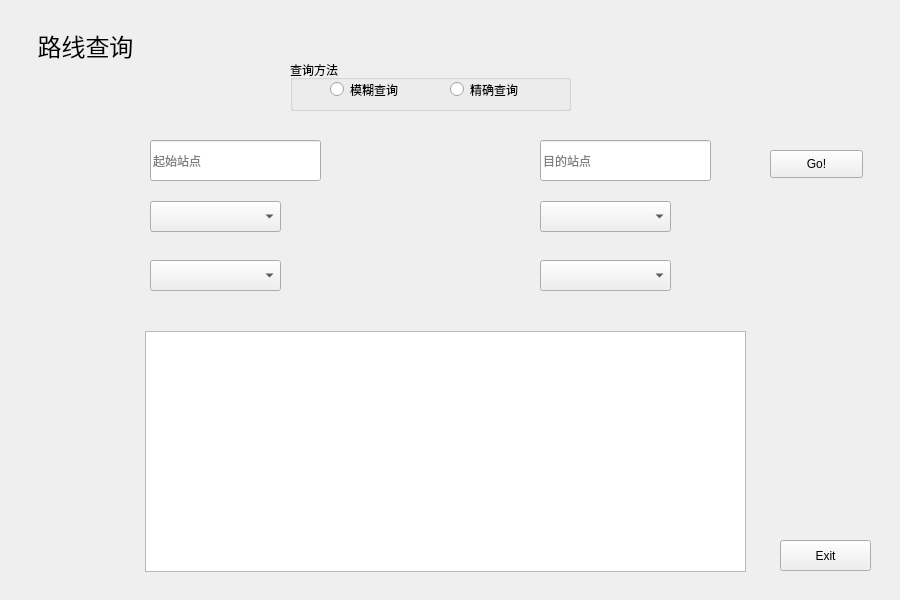
<?xml version="1.0" encoding="UTF-8"?>
<ui version="4.0">
 <class>PathSearchWindow</class>
 <widget class="QWidget" name="PathSearchWindow">
  <property name="geometry">
   <rect>
    <x>0</x>
    <y>0</y>
    <width>900</width>
    <height>600</height>
   </rect>
  </property>
  <property name="minimumSize">
   <size>
    <width>900</width>
    <height>600</height>
   </size>
  </property>
  <property name="maximumSize">
   <size>
    <width>900</width>
    <height>600</height>
   </size>
  </property>
  <property name="windowTitle">
   <string>PathSearchWindow</string>
  </property>
  <widget class="QLabel" name="windowTitle">
   <property name="geometry">
    <rect>
     <x>20</x>
     <y>20</y>
     <width>131</width>
     <height>51</height>
    </rect>
   </property>
   <property name="font">
    <font>
     <family>等线</family>
     <pointsize>18</pointsize>
    </font>
   </property>
   <property name="text">
    <string>路线查询</string>
   </property>
   <property name="alignment">
    <set>Qt::AlignCenter</set>
   </property>
  </widget>
  <widget class="QLineEdit" name="fromLineEdit">
   <property name="geometry">
    <rect>
     <x>150</x>
     <y>140</y>
     <width>171</width>
     <height>41</height>
    </rect>
   </property>
   <property name="placeholderText">
    <string>起始站点</string>
   </property>
  </widget>
  <widget class="QComboBox" name="fromLineSwitch">
   <property name="geometry">
    <rect>
     <x>150</x>
     <y>201</y>
     <width>131</width>
     <height>31</height>
    </rect>
   </property>
  </widget>
  <widget class="QGroupBox" name="searchMethodGroupBox">
   <property name="geometry">
    <rect>
     <x>290</x>
     <y>60</y>
     <width>281</width>
     <height>51</height>
    </rect>
   </property>
   <property name="title">
    <string>查询方法</string>
   </property>
   <property name="flat">
    <bool>false</bool>
   </property>
   <property name="checkable">
    <bool>false</bool>
   </property>
   <widget class="QRadioButton" name="accurateSearchRadioButton">
    <property name="geometry">
     <rect>
      <x>160</x>
      <y>20</y>
      <width>115</width>
      <height>19</height>
     </rect>
    </property>
    <property name="text">
     <string>精确查询</string>
    </property>
    <attribute name="buttonGroup">
     <string notr="true">searchMethodButtonGroup</string>
    </attribute>
   </widget>
   <widget class="QRadioButton" name="fuzzySearchRadioButton">
    <property name="geometry">
     <rect>
      <x>40</x>
      <y>20</y>
      <width>115</width>
      <height>19</height>
     </rect>
    </property>
    <property name="text">
     <string>模糊查询</string>
    </property>
    <attribute name="buttonGroup">
     <string notr="true">searchMethodButtonGroup</string>
    </attribute>
   </widget>
  </widget>
  <widget class="QLineEdit" name="toLineEdit">
   <property name="geometry">
    <rect>
     <x>540</x>
     <y>140</y>
     <width>171</width>
     <height>41</height>
    </rect>
   </property>
   <property name="text">
    <string/>
   </property>
   <property name="placeholderText">
    <string>目的站点</string>
   </property>
  </widget>
  <widget class="QComboBox" name="toLineSwitch">
   <property name="geometry">
    <rect>
     <x>540</x>
     <y>201</y>
     <width>131</width>
     <height>31</height>
    </rect>
   </property>
  </widget>
  <widget class="QComboBox" name="fromStationSwitch">
   <property name="geometry">
    <rect>
     <x>150</x>
     <y>260</y>
     <width>131</width>
     <height>31</height>
    </rect>
   </property>
  </widget>
  <widget class="QComboBox" name="toStationSwitch">
   <property name="geometry">
    <rect>
     <x>540</x>
     <y>260</y>
     <width>131</width>
     <height>31</height>
    </rect>
   </property>
  </widget>
  <widget class="QListView" name="pathList">
   <property name="geometry">
    <rect>
     <x>145</x>
     <y>331</y>
     <width>601</width>
     <height>241</height>
    </rect>
   </property>
  </widget>
  <widget class="QPushButton" name="processButton">
   <property name="geometry">
    <rect>
     <x>770</x>
     <y>150</y>
     <width>93</width>
     <height>28</height>
    </rect>
   </property>
   <property name="text">
    <string>Go!</string>
   </property>
  </widget>
  <widget class="QPushButton" name="exitButton">
   <property name="geometry">
    <rect>
     <x>780</x>
     <y>540</y>
     <width>91</width>
     <height>31</height>
    </rect>
   </property>
   <property name="text">
    <string>Exit</string>
   </property>
  </widget>
 </widget>
 <layoutdefault spacing="6" margin="11"/>
 <resources/>
 <connections/>
 <buttongroups>
  <buttongroup name="searchMethodButtonGroup"/>
 </buttongroups>
</ui>
